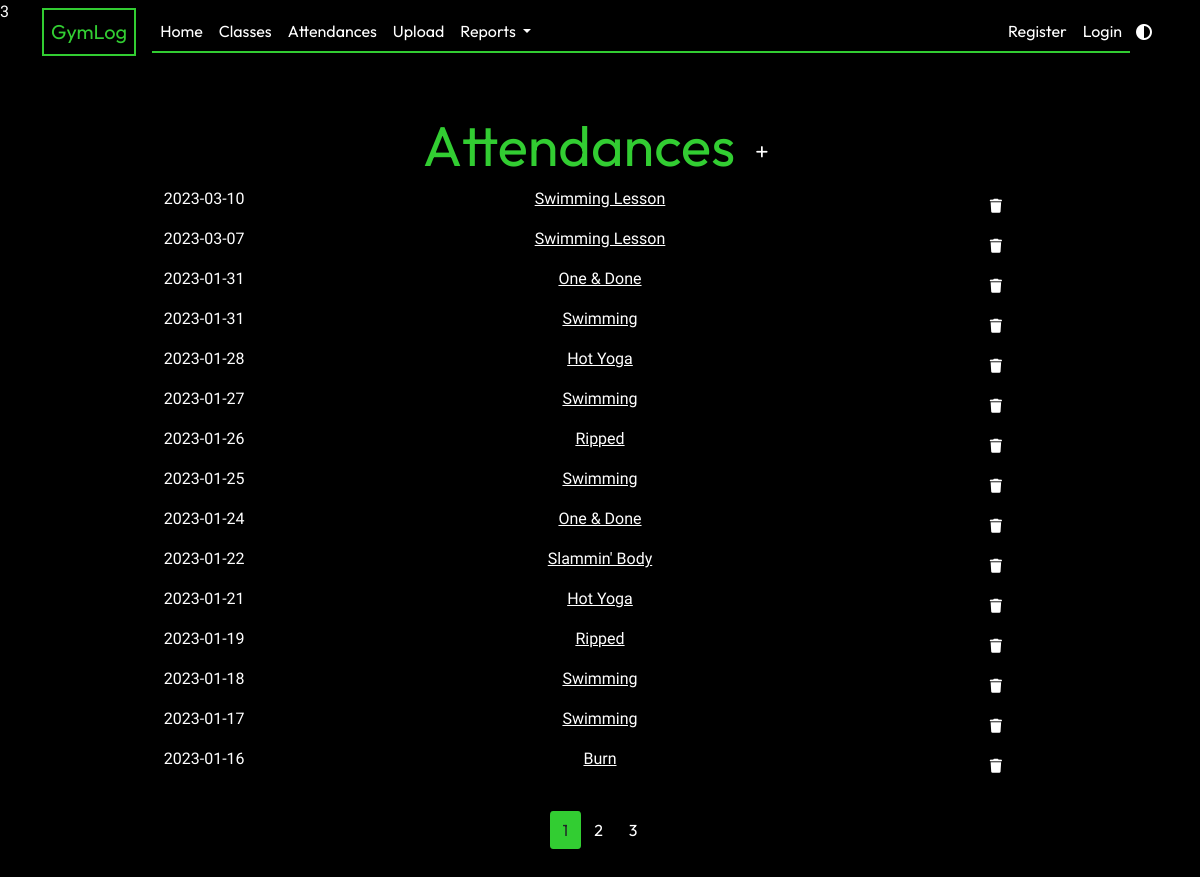
Before: /attendances with the older database file.
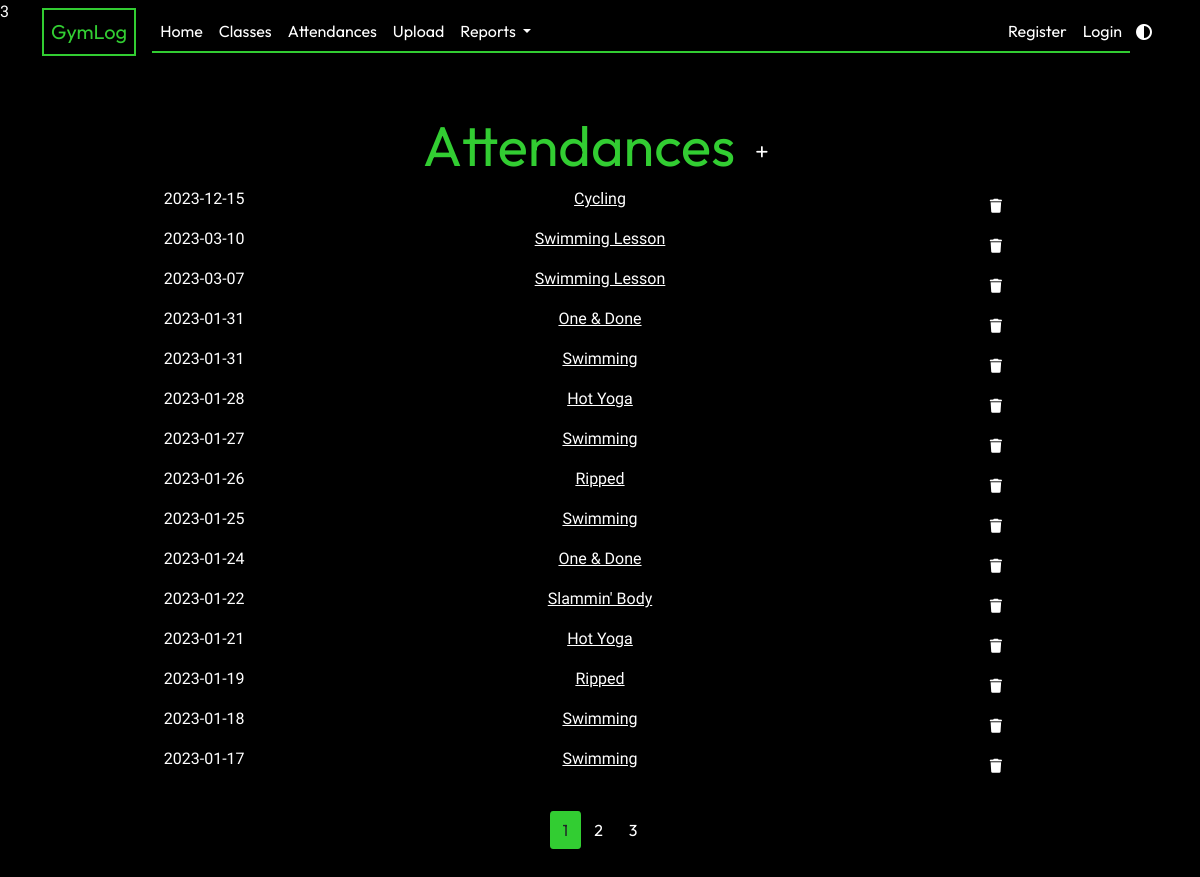
After: the same page with the newer database file.
### app/models.py (models this page shows, shortened)
class Attendance(db.Model):
    id = db.Column(db.Integer, primary_key=True)
    class_id = db.Column(db.Integer, db.ForeignKey("gym_class.id"), nullable=False)
    date_attended = db.Column(db.Date, nullable=False, default=date.today)

class GymClass(db.Model):
    id = db.Column(db.Integer, primary_key=True)
    name = db.Column(db.String(20), unique=True, nullable=False)
    class_type = db.Column(db.String(3), default="Workout")
    attendance_list = db.relationship("Attendance", backref="class_taken", lazy=True)

### app/attendances/routes.py (the view)
@attendances.route("/attendances")
def show_attendances():
    page = request.args.get("page", 1, type=int)
    attendance_list = Attendance.query.order_by(
        Attendance.date_attended.desc()
    ).paginate(page=page, per_page=15)
    return render_template(
        "attendances.html", title="Attendances", attendance_list=attendance_list
    )

### app/templates/attendances.html (shortened to what this page needs)
{% extends "layout.html" %} {% block content %}
<div class="text-center mt-2">
  <h1 class="display-4">
    Attendances
    <a
      href="{{ url_for('attendances.new_attendance') }}"
      class="btn btn-sm btn-add"
      ><i class="fa-solid fa-plus"></i
    ></a>
  </h1>
</div>
<div class="row text-center">
  {% for a in attendance_list %}
  <div class="col-2">
    <p>{{ a.date_attended.strftime('%Y-%m-%d') }}</p>
  </div>
  <div class="col-8">
    <p>
      <a
        class="class-link"
        href="{{ url_for('classes.show_class', class_id=a.class_id) }}"
        >{{ a.class_taken.name }}</a
      >
    </p>
  </div>
  <div class="col-2">
    <button
      type="button"
      class="btn btn-other btn-sm m-1"
      data-bs-toggle="modal"
      data-bs-target="#deleteModal">
      <i class="fa-solid fa-trash"></i>
    </button>
  </div>
  {% endfor %}
</div>
<nav class="mt-4">
  <ul class="pagination justify-content-center">
    {% for page_num in attendance_list.iter_pages(left_edge=1, right_edge=1,
    left_current=1, right_current=2) %} {% if page_num %} {% if
    attendance_list.page == page_num %}
    <li>
      <a
        class="btn btn-current mb-4"
        href="{{ url_for('attendances.show_attendances', page=page_num) }}"
        >{{ page_num }}</a
      >
    </li>
    {% else %}
    <li>
      <a
        class="btn btn-other mb-4"
        href="{{ url_for('attendances.show_attendances', page=page_num) }}"
        >{{ page_num }}</a
      >
    </li>
    {% endif %} {% else %} ... {% endif %} {% endfor %}
  </ul>
</nav>
{% endblock content %}

Changed rows visible on the page:
no longer on this page (row unchanged): Attendance: date_attended "2023-01-16", class_taken.name "Burn"
added Attendance: date_attended "2023-12-15", class_taken.name "Cycling"
